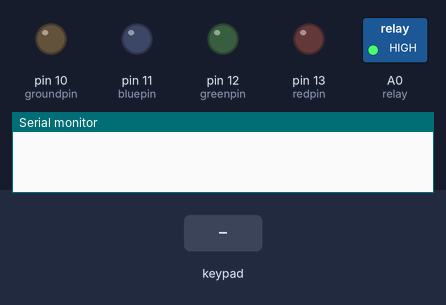
The sketch below on a simulated Arduino Uno, built with avr-gcc and run on an emulated ATmega328P. Shown: switched loads named in the sketch (green lamp = pin HIGH), output pins drawn as LEDs (lit = HIGH), the last lines printed to the serial monitor. Inputs (shaded band) come from the test bench.

Above: at 1.2 s.
1.3 s: keypad keys 0 0 0 0 pressed 0.4 s apart
At 3.1 s:
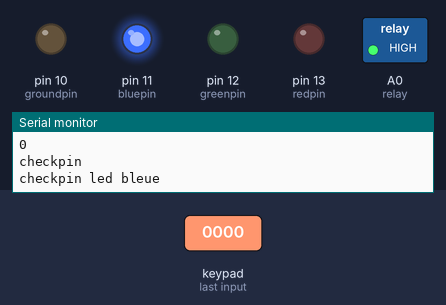
At 3.9 s:
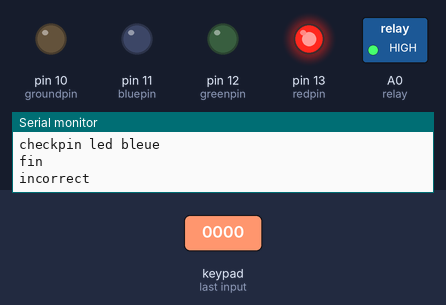
5.9 s: key '#' pressed
7.4 s: key 'a' pressed
8.9 s: key 'b' pressed
Timing chart, 0 to 11.4 s (numbered marks = the images above; inputs shaded):
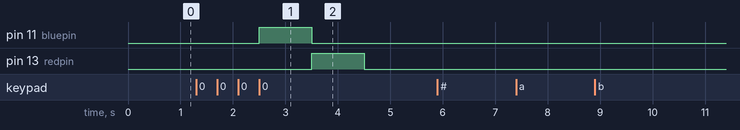

Measured:
- after the input at 1.3 s, pin 11 (bluepin): LOW → HIGH after 1.2 s, → LOW 1.0 s later; pin 13 (redpin): LOW → HIGH after 2.2 s, → LOW 1.0 s later

The sketch:

keypadandrelai.ino
```cpp
#include <Keypad.h>

int groundpin = 10; // write 0 to get ground
int bluepin = 11; // select the pin for the green LED
int greenpin = 12; // select the pin for the red LED
int redpin = 13; // select the pin for the blue LED

int relay = A0; // select the pin for the blue LED

const byte ROWS = 4; //four rows
const byte COLS = 4; //three columns
char keys[ROWS][COLS] = {
  {'1','2','3','4'},
  {'5','6','7','8'},
  {'9','0','#','#'},
  {'a','b','c','d'}
};
byte rowPins[ROWS] = {5, 4, 3, 2}; //connect to the row pinouts of the keypad
byte colPins[COLS] = {9, 8, 7, 6}; //connect to the column pinouts of the keypad

Keypad keypad = Keypad( makeKeymap(keys), rowPins, colPins, ROWS, COLS );

const char PIN[4]={
  '1','2','a','b'}; // our secret (!) number
char attempt[4]={
  '0','0','0','0'}; // used for comparison
int z=0;

void setup(){
  Serial.begin(9600);
  pinMode (redpin, OUTPUT);
  pinMode (greenpin, OUTPUT);
  pinMode (bluepin, OUTPUT);
  pinMode (groundpin, OUTPUT);
  pinMode (relay, OUTPUT);
  digitalWrite (groundpin, LOW);
  digitalWrite (relay, HIGH);
}

void correctPIN() // do this if correct PIN entered
{
  analogWrite (redpin,0);
  analogWrite (bluepin,0);
  analogWrite (greenpin,255);
  digitalWrite (relay, LOW);
  Serial.println("bravo");
  delay(1000);
  digitalWrite (relay, HIGH);
}

void incorrectPIN() // do this if incorrect PIN entered
{
  analogWrite (redpin,255);
  analogWrite (bluepin,0);
  analogWrite (greenpin,0);

  Serial.println("incorrect");
  for (int zz=0; zz<4; zz++)
  {
    attempt[zz]='0';
  }
  delay(1000);


}

void checkPIN()
{
  Serial.println("checkpin led bleue");


  analogWrite (bluepin,255);
  delay(1000);
  Serial.println("fin");
  int correct=0;
  int i;
  for ( i = 0;   i < 4 ;  i++ )
  {

    if (attempt[i]==PIN[i])
    {
      correct++;
    }
  }
  if (correct==4)
  {
    correctPIN();

  }
  else
  {
    incorrectPIN();

  }


}


void readKeypad()
{
  analogWrite (redpin,0);
  analogWrite (bluepin,0);
  analogWrite (greenpin,0);

  char key = keypad.getKey();
  if (key != NO_KEY)
  {
    Serial.println(key);
    attempt[z]=key;
    z++;
    switch(key)
    {
    case '*':
      z=0;
      break;
    case '#':
      z=0;
      delay(100); // for extra debounce
     default:
     if(z == 4){
       Serial.println("checkpin");
       z=0;
      checkPIN();
      break;
      }

    }


  }
}

void loop()
{

  readKeypad();
}
```
